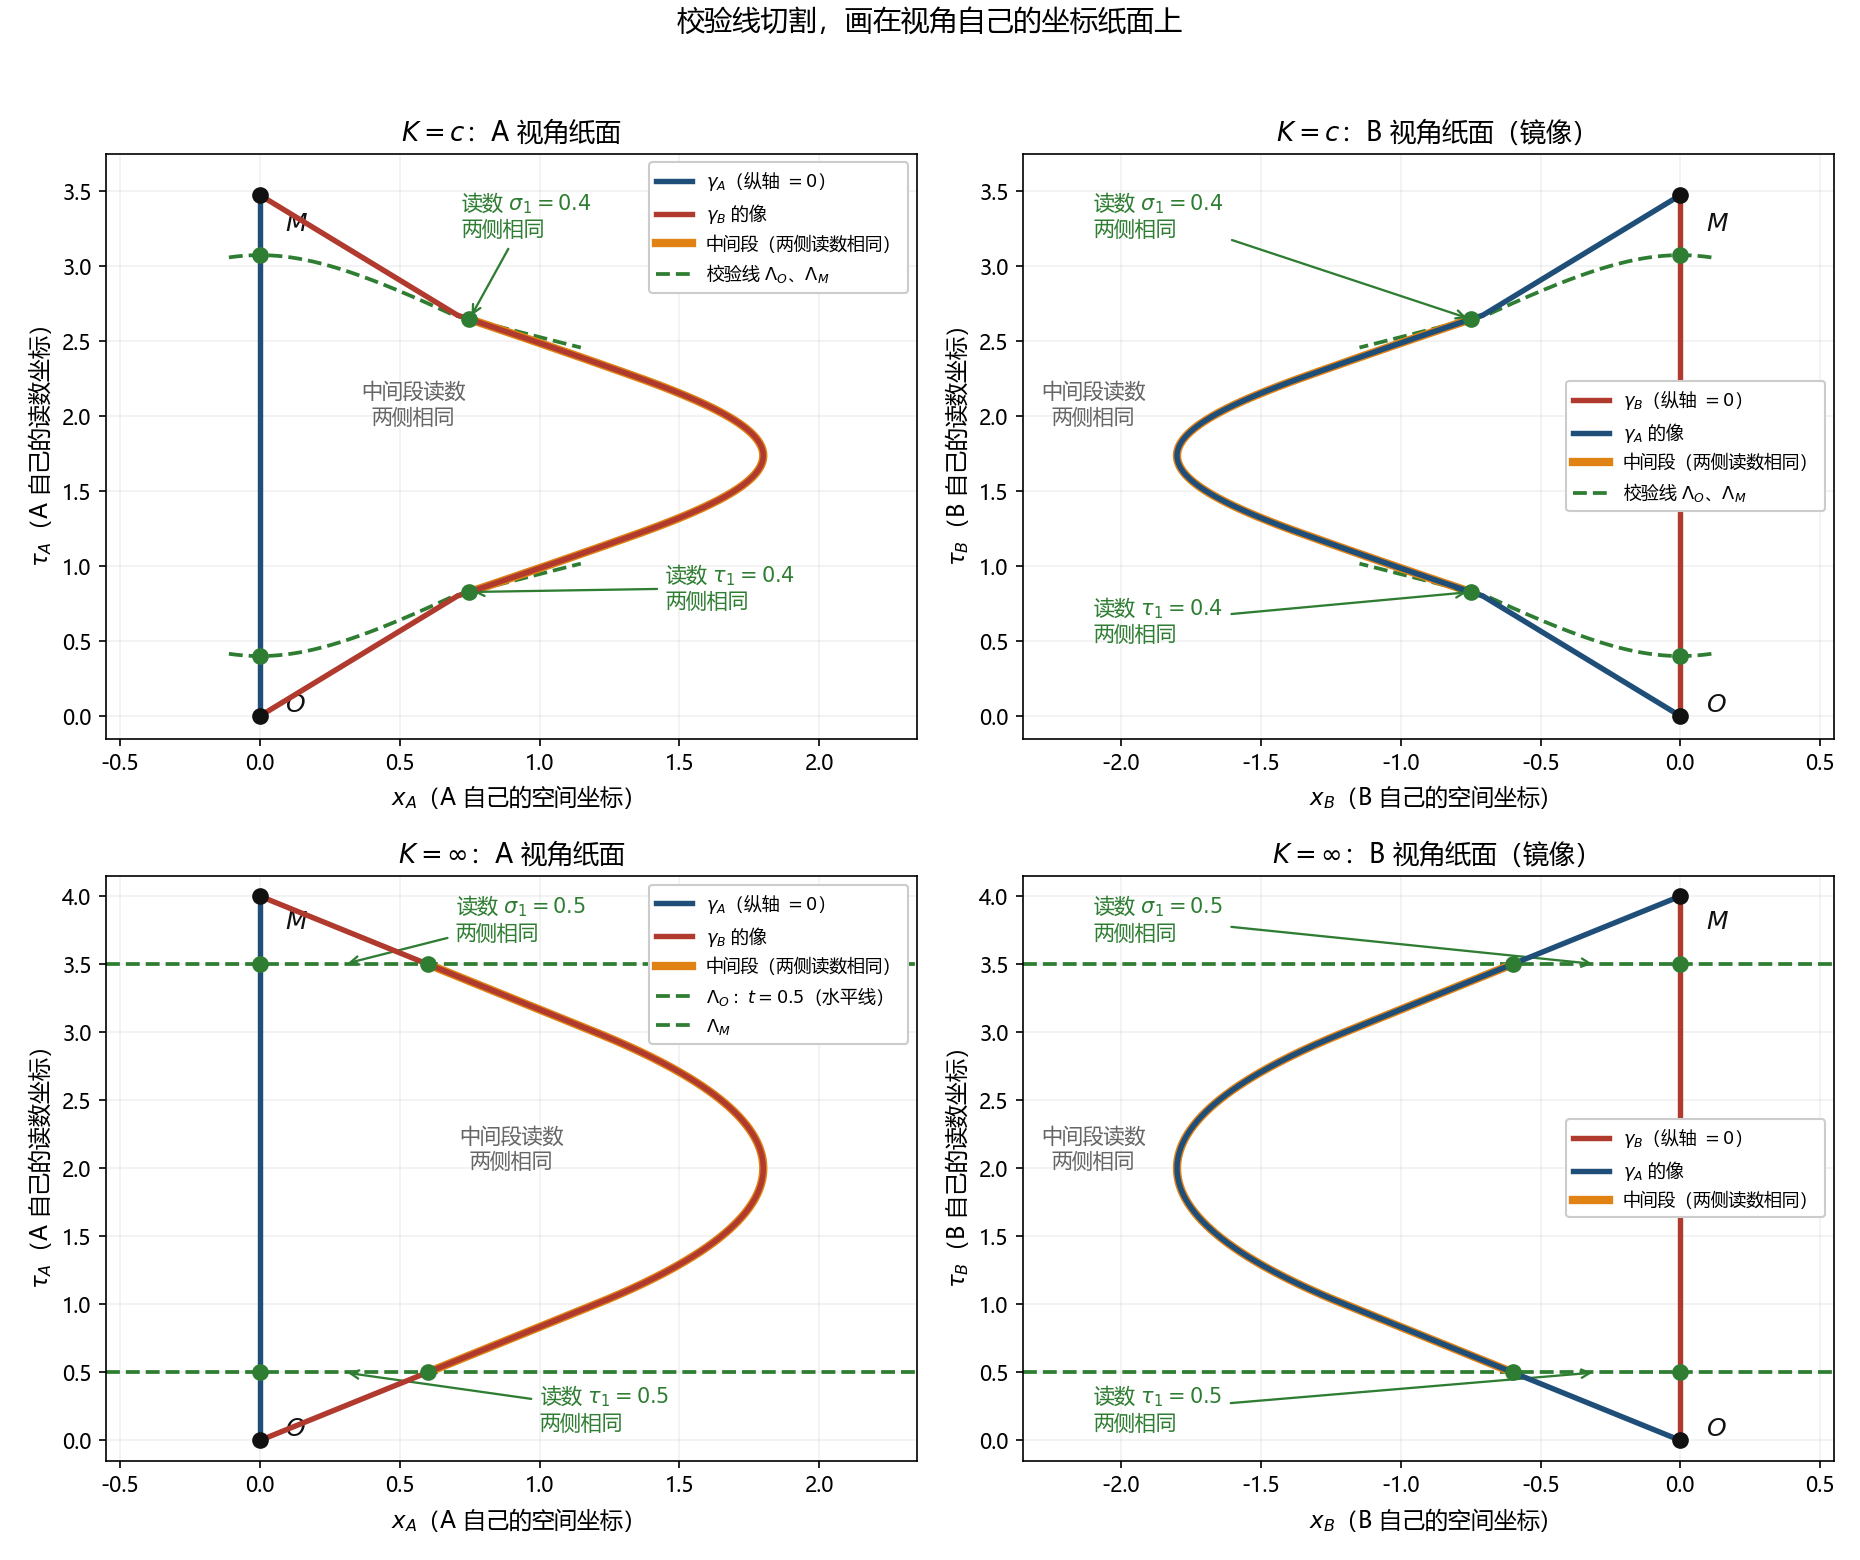

This figure's Python source:
# -*- coding: utf-8 -*-
"""
第 14 章配图（修订版）：校验线切割，画在 **A 视角坐标纸面** 上。

与旧图的根本差别：旧图的轴是 (x, ct)——(M1) 的承载坐标，属于第三方；
本图的横轴是 A 自己的空间坐标 x_A、纵轴是 A 自己的读数坐标 tau_A
（右面板为 B 视角，是左面板的镜像）。

做法：显式算例中 A 的全程 Fermi 坐标数值构造；gamma_B 与两条校验线
逐点解正交方程变换到 A 视角坐标。核验：
  1. gamma_B 的像全程存在（显式算例中 B 全程位于 A 的单射域内）；
  2. 切割点 E_A、E_B、F_A、F_B 的 A 视角坐标与读数；
  3. 两条校验线分别过 (tau_1, 0) 与 (tau_M - sigma_1, 0)。
"""
import numpy as np
import matplotlib
matplotlib.use("Agg")
import matplotlib.pyplot as plt
import scipy.interpolate as si
from scipy.optimize import brentq

for f, s in (("font.sans-serif", ["Microsoft YaHei", "SimHei", "DejaVu Sans"]),
             ("axes.unicode_minus", False)):
    plt.rcParams[f] = s

BLUE, RED, GREEN, GREY, BLACK = "#1f4e79", "#b03a2e", "#2e7d32", "#666666", "#111111"

# ================================================== A 的轨迹（显式算例, c=1）
def A_x(t):
    if t <= 1: return -0.6 * t
    if t <= 3: return 0.3 * t * t - 1.2 * t + 0.3
    return 0.6 * t - 2.4

def A_v(t):
    if t <= 1: return -0.6
    if t <= 3: return 0.6 * t - 1.2
    return 0.6

ts = np.linspace(0, 4, 8001)
vs = np.array([A_v(t) for t in ts])
dtau = 0.5 * (np.sqrt(1 - vs[1:] ** 2) + np.sqrt(1 - vs[:-1] ** 2)) * np.diff(ts)
taus = np.concatenate([[0], np.cumsum(dtau)])
print("核验0: tau(1)=%.4f(应0.8) tau(3)=%.4f(应2.6725) tau(4)=%.6f(应3.4725)"
      % (np.interp(1, ts, taus), np.interp(3, ts, taus), taus[-1]))

theta_of_tau = si.interp1d(taus, np.arctanh(vs))
T_of_tau = si.interp1d(taus, ts)
X_of_tau = si.interp1d(taus, [A_x(t) for t in ts])
a_of_tau = si.interp1d(0.5 * (taus[:-1] + taus[1:]),
                       np.diff(np.arctanh(vs)) / np.diff(taus))

def _root(t, x, lo, hi):
    return brentq(lambda u: (t - float(T_of_tau(u))) * np.cosh(float(theta_of_tau(u)))
                  - (x - float(X_of_tau(u))) * np.sinh(float(theta_of_tau(u))), lo, hi)

def fermi_solve(t, x):
    """惯性坐标 (t,x) -> A 视角 (tau_A, x_A)；无解或多解返回 None。"""
    tt = taus[1:-1]
    th = theta_of_tau(tt); T = T_of_tau(tt); X = X_of_tau(tt)
    F = (t - T) * np.cosh(th) - (x - X) * np.sinh(th)
    F[np.abs(F) < 1e-11] = 0.0
    s = np.sign(F)
    cross = np.where(s[:-1] * s[1:] < 0)[0]
    zero = np.where(s == 0)[0]
    roots = []
    step = taus[1] - taus[0]
    for i in cross:
        roots.append(_root(t, x, tt[i], tt[i + 1]))
    for i in zero:                       # 零点恰在网格上：邻域内精化
        lo = max(tt[max(i - 1, 0)], 1e-9); hi = min(tt[min(i + 1, len(tt) - 1)], taus[-1] - 1e-9)
        roots.append(_root(t, x, lo, hi))
    roots.sort()
    uniq = []
    for r in roots:
        if not uniq or r - uniq[-1] > 1e-6:
            uniq.append(r)
    if len(uniq) != 1: return None
    tau = uniq[0]
    xA = (x - float(X_of_tau(tau))) / np.cosh(float(theta_of_tau(tau)))
    if 1 + float(a_of_tau(min(max(tau, taus[1]), taus[-2]))) * xA <= 0: return None
    return tau, xA

def curve_to_A(pair_t, pair_x):
    out_t, out_x = [], []
    for t, x in zip(pair_t, pair_x):
        r = fermi_solve(t, x)
        out_t.append(r[0] if r else np.nan)
        out_x.append(r[1] if r else np.nan)
    return np.array(out_t), np.array(out_x)

# ================================================== 核验
print("=== 核验 1：gamma_B 的像全程存在？ ===")
miss = [round(t, 3) for t in np.linspace(0, 4, 81) if fermi_solve(t, -A_x(t)) is None]
print("  无解的 t:", miss if miss else "无（B 的像全程存在）")

print("=== 核验 2：切割点与端点 ===")
for name, t, x in [("E_A", 0.5, -0.3), ("E_B", 0.5, 0.3),
                   ("F_A", 3.5, -0.3), ("F_B", 3.5, 0.3),
                   ("O", 0, 0), ("M", 4, 0)]:
    r = fermi_solve(t, x)
    print(f"  {name}: (t={t}, x={x}) -> A 视角 ({r[0]:.4f}, {r[1]:.4f})" if r
          else f"  {name}: 无解")

# 校验线过 γ_A 上的读数点
print("=== 核验 3：校验线在 γ_A 上交于读数点 ===")
print("  tau_1=0.4 处 E_A 的 A 视角时间坐标应为 0.4（见上）")
print("  F_A 的 A 视角时间坐标应为 tau(3.5)=%.4f" % np.interp(3.5, ts, taus))
print("  E_B 的 A 视角时间坐标=%.4f, F_B 的 A 视角时间坐标=%.4f（对称性：二者之和应=tau(4)=%.4f）"
        % (fermi_solve(0.5,0.3)[0], fermi_solve(3.5,0.3)[0], taus[-1]))

# ================================================== 曲线数据
# γ_A 的像 = 纵轴
tau_axis = np.linspace(0, 4, 200)
# γ_B 的像
ts_B = np.linspace(0, 4, 700)
tB_img, xB_img = curve_to_A(ts_B, -np.array([A_x(t) for t in ts_B]))
tB_img[0], xB_img[0] = 0.0, 0.0                     # O
tB_img[-1], xB_img[-1] = float(taus[-1]), 0.0       # M
# 校验线（惯性坐标双曲线，t>0 / t<tM 支）
x_lo1 = np.linspace(-0.45, 0.55, 300)
t_l1 = np.sqrt(0.16 + x_lo1 ** 2)                      # Λ_O: t^2-x^2=0.4^2
L1_t, L1_x = curve_to_A(t_l1, x_lo1)
x_lo2 = np.linspace(-0.45, 0.55, 300)
t_l2 = 4 - np.sqrt(0.16 + x_lo2 ** 2)                  # Λ_M: (4-t)^2-x^2=0.4^2
L2_t, L2_x = curve_to_A(t_l2, x_lo2)

# ================================================== K=oo 支（A 视角解析）
# K=oo：t_A = t，x_A = x - X_A(t)；读数 = t 之差；校验线 = 水平线 t = 常数
def XA(t):
    return A_x(t)

ts_inf = np.linspace(0, 4, 500)
xB_inf = -2 * np.array([XA(t) for t in ts_inf])       # γ_B 的像 x_A = -2 X_A(t)
T1_INF, S1_INF = 0.5, 0.5                             # 切割读数（正文：0.5）

# ================================================== 图（2x2：两支 × 两视角）
fig, axes = plt.subplots(2, 2, figsize=(12.4, 10.4))

def draw_cut(ax, kind="c", mirror=False):
    """kind='c'：K=c 支（数值 Fermi 变换）；kind='inf'：K=oo 支（解析）。"""
    sgn = -1 if mirror else 1
    cA, cB = (RED, BLUE) if mirror else (BLUE, RED)
    xa_lab = "$x_B$（B 自己的空间坐标）" if mirror else "$x_A$（A 自己的空间坐标）"
    tau_lab = "$\\tau_B$（B 自己的读数坐标）" if mirror else "$\\tau_A$（A 自己的读数坐标）"
    labA = "$\\gamma_B$（纵轴 $=0$）" if mirror else "$\\gamma_A$（纵轴 $=0$）"
    labB = "$\\gamma_A$ 的像" if mirror else "$\\gamma_B$ 的像"

    if kind == "c":
        tauM = float(taus[-1]); t1, s1 = 0.4, 0.4
        ax.plot([0, 0], [0, tauM], color=cA, lw=2.6, label=labA, zorder=4)
        ax.plot(sgn * xB_img, tB_img, color=cB, lw=2.6, label=labB, zorder=4)
        tau_B_pts = np.interp(ts_B, ts, taus)
        mask_mid = (tau_B_pts > t1 - 1e-6) & (tau_B_pts < tauM - s1 + 1e-6)
        ax.plot(sgn * xB_img[mask_mid], tB_img[mask_mid], color="#e08214", lw=4.0,
                zorder=3)
        ax.plot([], [], color="#e08214", lw=4.0, label="中间段（两侧读数相同）")
        coords = {"E_A": fermi_solve(0.5, -0.3), "E_B": fermi_solve(0.5, 0.3),
                  "F_A": fermi_solve(3.5, -0.3), "F_B": fermi_solve(3.5, 0.3)}
        # 校验线按全程画出（双曲线的两支都保留），两切割点落在同一条线上
        ax.plot(sgn * L1_x, L1_t, "--", color=GREEN, lw=1.8,
                label="校验线 $\\Lambda_O$、$\\Lambda_M$")
        ax.plot(sgn * L2_x, L2_t, "--", color=GREEN, lw=1.8)
        order = ["E_B", "E_A", "F_B", "F_A"] if mirror else ["E_A", "E_B", "F_A", "F_B"]
        for k in order:
            tau, xA = coords[k]
            ax.plot([sgn * xA], [tau], "o", color=GREEN, ms=7, zorder=6)
        tau_E = coords["E_A"][0]; tau_F = coords["F_A"][0]
        val_E, val_F = t1, tauM - tau_F
        pos_E = (sgn * coords["E_B"][1], coords["E_B"][0])
        pos_F = (sgn * coords["F_B"][1], coords["F_B"][0])
        ax.annotate("读数 $\\tau_1=%.1f$\n两侧相同" % val_E, xy=pos_E,
                    xytext=(-2.10, 0.50) if mirror else (1.45, 0.72), fontsize=10, color=GREEN,
                    arrowprops=dict(arrowstyle="->", color=GREEN, lw=1.1))
        ax.annotate("读数 $\\sigma_1=%.1f$\n两侧相同" % val_F, xy=pos_F,
                    xytext=(-2.10, 3.20) if mirror else (0.72, 3.20), fontsize=10, color=GREEN,
                    arrowprops=dict(arrowstyle="->", color=GREEN, lw=1.1))
        ax.text((-2.10 if mirror else 0.55), 1.95, "中间段读数\n两侧相同",
                fontsize=10, color=GREY, ha="center")
        ax.set_xlim((-2.35, 0.55) if mirror else (-0.55, 2.35)); ax.set_ylim(-0.15, 3.75)
    else:
        tauM = 4.0; t1, s1 = T1_INF, S1_INF
        ax.plot([0, 0], [0, tauM], color=cA, lw=2.6, label=labA, zorder=4)
        ax.plot(sgn * xB_inf, ts_inf, color=cB, lw=2.6, label=labB, zorder=4)
        mask_mid = (ts_inf > t1) & (ts_inf < tauM - s1)
        ax.plot(sgn * xB_inf[mask_mid], ts_inf[mask_mid], color="#e08214", lw=4.0,
                zorder=3)
        ax.plot([], [], color="#e08214", lw=4.0, label="中间段（两侧读数相同）")
        xE = -2 * float(XA(t1))
        # 水平校验线按全程画出（贯穿整个面板），两切割点落在同一条线上
        for tv, lab in [(t1, "$\\Lambda_O:\\ t=%s$（水平线）" % t1),
                        (tauM - s1, "$\\Lambda_M$")]:
            ax.plot((-2.35, 0.55) if mirror else (-0.55, 2.35), [tv, tv], "--",
                    color=GREEN, lw=1.8, label=lab if not mirror else None)
        for tt_, xv_ in [(t1, xE), (tauM - s1, xE)]:
            ax.plot([sgn * xv_, sgn * 0], [tt_, tt_], "o", color=GREEN, ms=7, zorder=6)
        ax.annotate("读数 $\\tau_1=%s$\n两侧相同" % t1, xy=(sgn * xE / 2, t1),
                    xytext=(-2.10, 0.08) if mirror else (1.00, 0.08), fontsize=10, color=GREEN,
                    arrowprops=dict(arrowstyle="->", color=GREEN, lw=1.1))
        ax.annotate("读数 $\\sigma_1=%s$\n两侧相同" % s1, xy=(sgn * xE / 2, tauM - s1),
                    xytext=(-2.10, 3.68) if mirror else (0.70, 3.68), fontsize=10, color=GREEN,
                    arrowprops=dict(arrowstyle="->", color=GREEN, lw=1.1))
        ax.text((-2.10 if mirror else 0.9), 2.0, "中间段读数\n两侧相同",
                fontsize=10, color=GREY, ha="center")
        ax.set_xlim((-2.35, 0.55) if mirror else (-0.55, 2.35)); ax.set_ylim(-0.15, 4.15)

    ax.plot([0], [0], "o", color=BLACK, ms=7, zorder=6)
    ax.plot([0], [tauM], "o", color=BLACK, ms=7, zorder=6)
    ax.text(0.09, 0.03, "$O$", fontsize=12, color=BLACK)
    ax.text(0.09, tauM - 0.24, "$M$", fontsize=12, color=BLACK)
    ax.set_xlabel(xa_lab, fontsize=11)
    ax.set_ylabel(tau_lab, fontsize=11)
    ax.legend(loc="center right" if mirror else "upper right", fontsize=8.5,
              framealpha=1.0)
    ax.grid(alpha=0.18)

draw_cut(axes[0][0], kind="c", mirror=False)
draw_cut(axes[0][1], kind="c", mirror=True)
draw_cut(axes[1][0], kind="inf", mirror=False)
draw_cut(axes[1][1], kind="inf", mirror=True)
axes[0][0].set_title("$K=c$：A 视角纸面", fontsize=12.5)
axes[0][1].set_title("$K=c$：B 视角纸面（镜像）", fontsize=12.5)
axes[1][0].set_title("$K=\\infty$：A 视角纸面", fontsize=12.5)
axes[1][1].set_title("$K=\\infty$：B 视角纸面（镜像）", fontsize=12.5)
fig.suptitle("校验线切割，画在视角自己的坐标纸面上", fontsize=13.5, y=0.995)
fig.tight_layout(rect=(0, 0, 1, 0.975))
fig.savefig("twins-calibration-cut-aview.png", dpi=150)
print("  xE(切点 x_A) =", -2*float(XA(T1_INF)), "  切点=(0,%s)与(%s,%s)" % (T1_INF, -2*float(XA(T1_INF)), T1_INF))
print("  已输出 twins-calibration-cut-aview.png（2x2）")

print("  四个切点的 A 视角坐标（tau_A, x_A）:")
for k, pt in [("E_A",(0.5,-0.3)),("E_B",(0.5,0.3)),("F_A",(3.5,-0.3)),("F_B",(3.5,0.3))]:
    r = fermi_solve(*pt)
    print("    %-4s -> (%s, %s)" % (k, round(float(r[0]),4), round(float(r[1]),4)))
